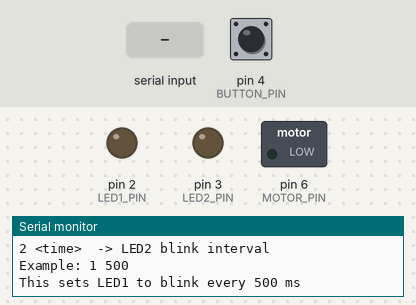
A sketch run on a simulated Arduino Uno, built with avr-gcc and run on an emulated ATmega328P. Parts: switched loads named in the sketch (green lamp = pin HIGH), output pins drawn as LEDs (lit = HIGH), the last lines printed to the serial monitor. Dashed ring = blinking. Inputs (shaded band) come from the test bench; at power-on: pin 4 (BUTTON_PIN) HIGH.

Above: at 1.3 s.
1.4 s: pin 4 (BUTTON_PIN) pulled LOW for 0.15 s
At 2.75 s:
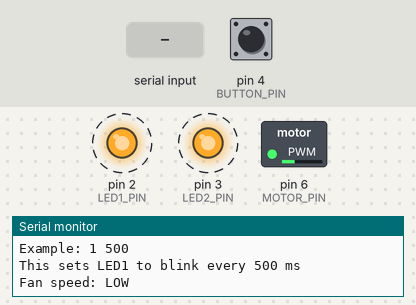
4.5 s: pin 4 (BUTTON_PIN) pulled LOW for 1 s
At 5.75 s:
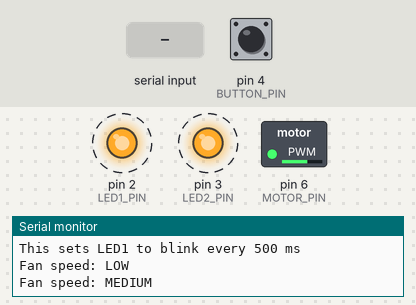
7.5 s: pin 4 (BUTTON_PIN) pulled LOW for 0.15 s
At 8.9 s:
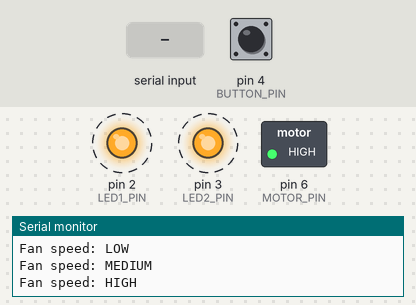
10.5 s: "1,90\n" received over Serial
13.5 s: pin 4 (BUTTON_PIN) pulled LOW for 3.2 s
At 17.99 s:
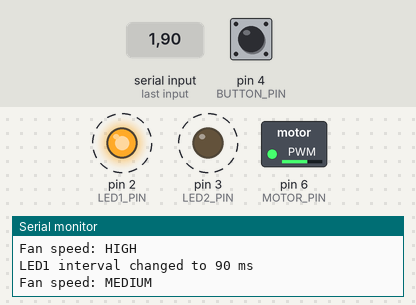
19.0 s: "90,45\n" received over Serial
Timing chart, 0 to 23.0 s (numbered marks = the images above; inputs shaded):
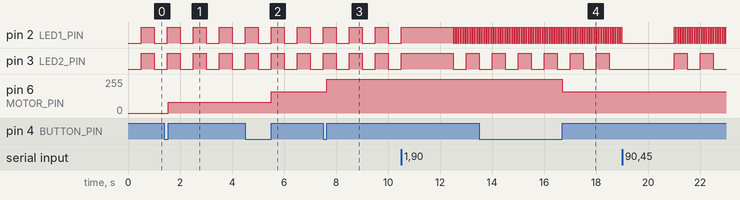

The sketch:

sketch_may14b.ino
```cpp
// ─────────────────────────────────────────────
//  PROJECT-ADDMOTOR
//  LED1 (pin 2) and LED2 (pin 3) blink via serial
//  Fan motor (pin 6 PWM) cycles speeds via button (pin 4)
// ─────────────────────────────────────────────

#include <Arduino.h>

// ── Pin definitions ──────────────────────────
#define LED1_PIN     2
#define LED2_PIN     3
#define MOTOR_PIN    6   // PWM pin
#define BUTTON_PIN   4   // button between pin 4 and GND

// ── PWM speed values (0–255) ─────────────────
#define SPEED_OFF    0
#define SPEED_LOW    80
#define SPEED_MED    160
#define SPEED_HIGH   255

// ── LED control struct ───────────────────────
struct LEDControl {

  int pin;
  unsigned long interval;
  unsigned long lastToggleTime;
  bool state;
};

LEDControl led1 = {LED1_PIN, 1000, 0, LOW};
LEDControl led2 = {LED2_PIN, 1000, 0, LOW};

// ── Fan speed sequence ───────────────────────
// OFF → LOW → MED → HIGH → MED → LOW → OFF

const int speedSequence[] = {
  SPEED_OFF,
  SPEED_LOW,
  SPEED_MED,
  SPEED_HIGH,
  SPEED_MED,
  SPEED_LOW,
  SPEED_OFF
};

const char* speedNames[] = {
  "OFF",
  "LOW",
  "MEDIUM",
  "HIGH",
  "MEDIUM",
  "LOW",
  "OFF"
};

const int SEQ_LEN = 7;

int speedIndex = 0;

// ── Button state machine ─────────────────────
enum ButtonState {

  IDLE,
  PRESSED,
  RELEASED
};

ButtonState buttonState = IDLE;

unsigned long pressTime = 0;

// ─────────────────────────────────────────────
void setup() {

  pinMode(LED1_PIN, OUTPUT);
  pinMode(LED2_PIN, OUTPUT);

  pinMode(MOTOR_PIN, OUTPUT);

  pinMode(BUTTON_PIN, INPUT_PULLUP);

  analogWrite(MOTOR_PIN, SPEED_OFF);

  Serial.begin(9600);

  Serial.println("=== LED + MOTOR CONTROL ===");
  Serial.println("Commands:");
  Serial.println("1 <time>  -> LED1 blink interval");
  Serial.println("2 <time>  -> LED2 blink interval");
  Serial.println("Example: 1 500");
  Serial.println("This sets LED1 to blink every 500 ms");
}

// ─────────────────────────────────────────────
void handleLED(LEDControl &led) {

  unsigned long currentTime = millis();

  if (led.interval > 0) {

    if (currentTime - led.lastToggleTime >= led.interval / 2) {

      led.state = !led.state;

      digitalWrite(led.pin, led.state);

      led.lastToggleTime = currentTime;
    }
  }
}

// ─────────────────────────────────────────────
// SERIAL COMMAND FORMAT:
//
// 1 500
// LED1 blinks every 500 ms
//
// 2 1000
// LED2 blinks every 1000 ms
// ─────────────────────────────────────────────
void handleSerial() {

  if (Serial.available() > 0) {

    int ledNumber = Serial.parseInt();
    int newInterval = Serial.parseInt();

    if (newInterval > 0) {

      if (ledNumber == 1) {

        led1.interval = newInterval;

        Serial.print("LED1 interval changed to ");
        Serial.print(newInterval);
        Serial.println(" ms");
      }

      else if (ledNumber == 2) {

        led2.interval = newInterval;

        Serial.print("LED2 interval changed to ");
        Serial.print(newInterval);
        Serial.println(" ms");
      }

      else {

        Serial.println("Invalid LED number");
      }
    }
  }
}

// ─────────────────────────────────────────────
void handleButton() {

  bool reading = digitalRead(BUTTON_PIN);

  switch (buttonState) {

    case IDLE:

      if (reading == LOW) {

        pressTime = millis();

        buttonState = PRESSED;
      }

      break;

    case PRESSED:

      // wait for release
      if (reading == HIGH) {

        // debounce
        if (millis() - pressTime > 20) {

          if (speedIndex < SEQ_LEN - 1) {

            speedIndex++;
          }

          else {

            speedIndex = 0;
          }

          analogWrite(MOTOR_PIN, speedSequence[speedIndex]);

          Serial.print("Fan speed: ");
          Serial.println(speedNames[speedIndex]);
        }

        buttonState = RELEASED;
      }

      break;

    case RELEASED:

      if (reading == HIGH) {

        buttonState = IDLE;
      }

      break;
  }
}

// ─────────────────────────────────────────────
void loop() {

  handleLED(led1);

  handleLED(led2);

  handleButton();

  handleSerial();
}
```

Measured:
- after the input at 1.4 s, pin 6 (MOTOR_PIN): 0/255 → 80/255 after 0.15 s
- after the input at 4.5 s, pin 6 (MOTOR_PIN): 80/255 → 160/255 after 1.0 s
- after the input at 7.5 s, pin 6 (MOTOR_PIN): 160/255 → 255/255 after 0.15 s
- after the input at 13.5 s, pin 6 (MOTOR_PIN): 255/255 → 160/255 after 3.2 s
- by itself, pin 2 (LED1_PIN): alternates HIGH for 0.05 s and LOW for 0.05 s
- by itself, pin 3 (LED2_PIN): alternates HIGH for 0.50 s and LOW for 0.50 s
